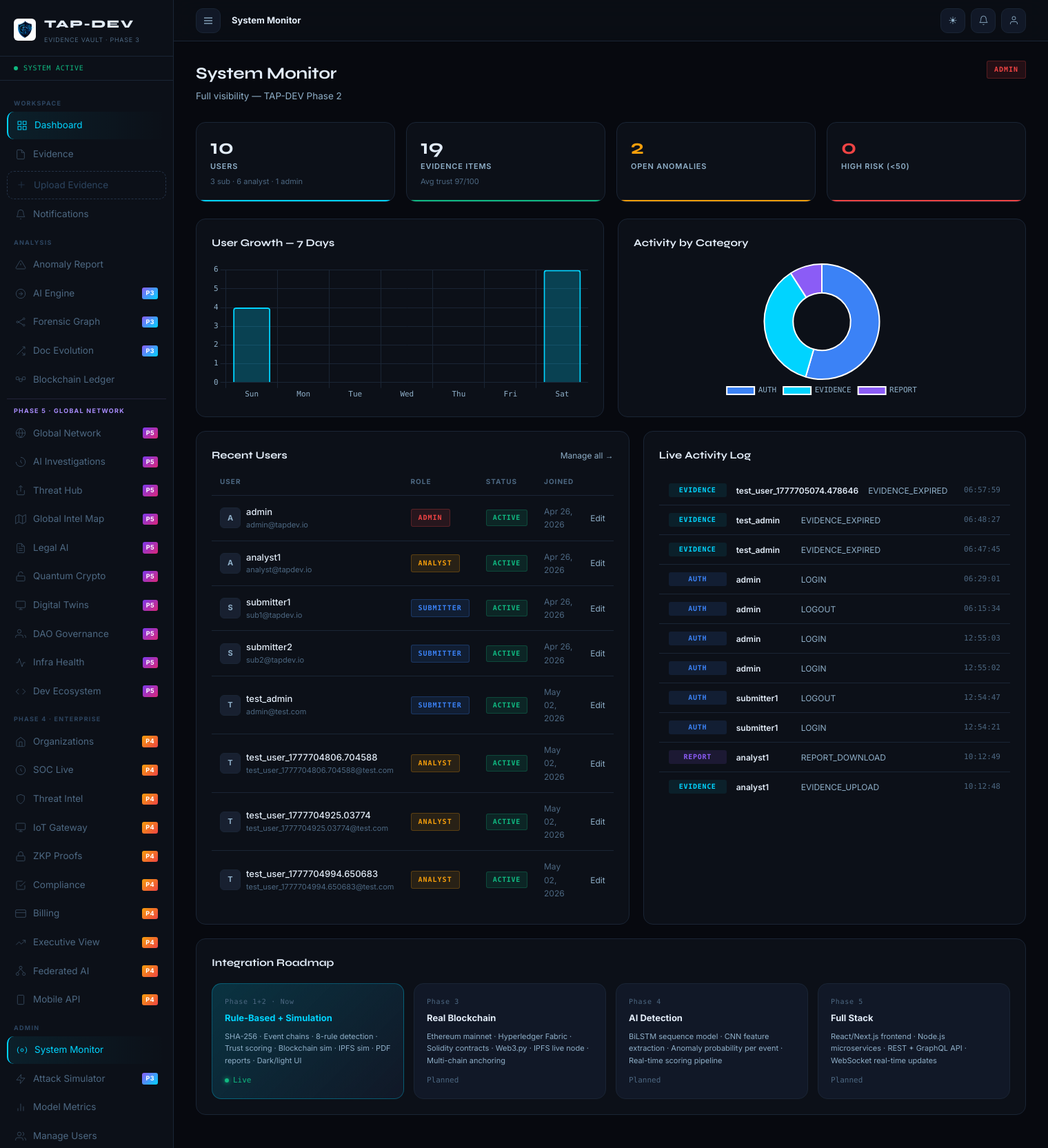
/dashboard/admin/ (signed in), run on the app's committed database.
### apps/users/models.py (models this page shows, shortened)
class UserProfile(models.Model):
    ROLE_CHOICES = [
        ('SUBMITTER', 'Submitter'),
        ('ANALYST',   'Analyst'),
        ('ADMIN',     'Admin'),
    ]
    THEME_CHOICES = [('dark','Dark'),('light','Light'),('auto','Auto')]
    user            = models.OneToOneField(User, on_delete=models.CASCADE, related_name='profile')
    role            = models.CharField(max_length=20, choices=ROLE_CHOICES, default='SUBMITTER')
    department      = models.CharField(max_length=100, blank=True)
    organization    = models.CharField(max_length=150, blank=True)
    phone           = models.CharField(max_length=30, blank=True)
    bio             = models.TextField(blank=True)
    profile_image   = models.ImageField(upload_to=profile_image_path, null=True, blank=True)
    theme           = models.CharField(max_length=10, choices=THEME_CHOICES, default='dark')
    is_approved     = models.BooleanField(default=True)
    two_fa_enabled  = models.BooleanField(default=False)
    email_notifs    = models.BooleanField(default=True)
    created_at      = models.DateTimeField(auto_now_add=True)
    last_seen       = models.DateTimeField(null=True, blank=True)
    class Meta:
        db_table = 'tap_user_profiles'
    def get_avatar_initials(self):
        fn = self.user.first_name[:1] if self.user.first_name else ''
        ln = self.user.last_name[:1]  if self.user.last_name  else ''
        return (fn + ln).upper() or self.user.username[:2].upper()

class ActivityLog(models.Model):
    CATEGORY_CHOICES = [
        ('AUTH',      'Authentication'),
        ('EVIDENCE',  'Evidence'),
        ('ADMIN',     'Admin'),
        ('PROFILE',   'Profile'),
        ('REPORT',    'Report'),
        ('BLOCKCHAIN','Blockchain'),
        ('SYSTEM',    'System'),
    ]
    user       = models.ForeignKey(User, on_delete=models.SET_NULL, null=True, related_name='activity_logs')
    action     = models.CharField(max_length=100)
    category   = models.CharField(max_length=20, choices=CATEGORY_CHOICES, default='SYSTEM')
    detail     = models.TextField(blank=True)
    ip_address = models.GenericIPAddressField(null=True, blank=True)
    timestamp  = models.DateTimeField(auto_now_add=True)
    metadata   = models.JSONField(default=dict, blank=True)
    class Meta:
        db_table = 'tap_activity_logs'
        ordering = ['-timestamp']

### apps/users/dashboard_views.py (the view)
        @login_required
        def wrapper(request, *args, **kwargs):
            if not hasattr(request.user, 'profile') or request.user.profile.role not in roles:
                messages.error(request, 'Access denied.')
                return redirect('dashboard:home')
            return view_func(request, *args, **kwargs)

### apps/notifications/context_processors.py (called while the page is built)
def notifications_ctx(request):
    if request.user.is_authenticated:
        count = request.user.notifications.filter(is_read=False).count()
        return {'unread_notifications': count}
    return {'unread_notifications': 0}

### apps/users/dashboard_views.py (called while the page is built)
def require_role(*roles):
    def decorator(view_func):
        @login_required
        def wrapper(request, *args, **kwargs):
            if not hasattr(request.user, 'profile') or request.user.profile.role not in roles:
                messages.error(request, 'Access denied.')
                return redirect('dashboard:home')
            return view_func(request, *args, **kwargs)
        return wrapper
    return decorator

### templates/dashboard/admin.html (shortened to what this page needs)
{% extends 'base.html' %}
{% block nav_dash %}active{% endblock %}
{% block breadcrumb %}<strong>System Monitor</strong>{% endblock %}
{% block content %}
<div class="page-header">
  <div><h1 class="page-title">System Monitor</h1><p class="page-sub">Full visibility — TAP-DEV Phase 2</p></div>
  <span class="role-badge role-admin">ADMIN</span>
</div>
<div class="stats-grid">
  <div class="stat-card accent-border"><div class="stat-num">{{ stats.users }}</div><div class="stat-label">Users</div><div class="stat-sub">{{ stats.submitters }} sub · {{ stats.analysts }} analyst · {{ stats.admins }} admin</div></div>
  <div class="stat-card green-border"><div class="stat-num">{{ stats.evidences }}</div><div class="stat-label">Evidence Items</div><div class="stat-sub">Avg trust {{ stats.avg_trust|floatformat:0 }}/100</div></div>
  <div class="stat-card {% if stats.anomalies > 0 %}amber-border{% endif %}"><div class="stat-num" style="{% if stats.anomalies > 0 %}color:var(--amber){% endif %}">{{ stats.anomalies }}</div><div class="stat-label">Open Anomalies</div></div>
  <div class="stat-card red-border"><div class="stat-num" style="color:var(--red)">{{ stats.high_risk }}</div><div class="stat-label">High Risk (&lt;50)</div></div>
</div>
<div class="two-col">
  <div class="card">
    <div class="card-head"><h2 class="card-title">User Growth — 7 Days</h2></div>
    <div class="chart-wrap"><canvas id="userTrendChart"></canvas></div>
  </div>
  <div class="card">
    <div class="card-head"><h2 class="card-title">Activity by Category</h2></div>
    <div class="chart-wrap"><canvas id="catChart"></canvas></div>
  </div>
</div>
<div class="two-col">
  <div class="card">
    <div class="card-head"><h2 class="card-title">Recent Users</h2><a href="{% url 'dashboard:user_list' %}" class="card-link">Manage all →</a></div>
    <table class="data-table">
      <thead><tr><th>User</th><th>Role</th><th>Status</th><th>Joined</th><th></th></tr></thead>
      <tbody>{% for u in users %}
        <tr>
          <td><div class="user-cell"><div class="user-avatar-sm">{{ u.username|slice:":1"|upper }}</div><div><div style="font-weight:500;font-size:13px;">{{ u.username }}</div><div style="font-size:11px;color:var(--text-3);">{{ u.email|default:"—" }}</div></div></div></td>
          <td><span class="role-badge role-{{ u.profile.role|lower }}">{{ u.profile.role }}</span></td>
          <td>{% if u.is_active %}<span class="status-badge status-verified">Active</span>{% else %}<span class="status-badge status-flagged">Inactive</span>{% endif %}</td>
          <td style="color:var(--text-3);font-size:12px;">{{ u.date_joined|date:"M d, Y" }}</td>
          <td><a href="{% url 'dashboard:user_edit' u.pk %}" class="table-link">Edit</a></td>
        </tr>
      {% endfor %}</tbody>
    </table>
  </div>
  <div class="card">
    <div class="card-head"><h2 class="card-title">Live Activity Log</h2></div>
    <div>{% for log in activities %}
      <div class="audit-row">
        <span class="audit-cat cat-{{ log.category|lower }}">{{ log.category }}</span>
        <span style="font-weight:600;font-size:12px;min-width:80px;flex-shrink:0;">{{ log.user.username|default:"sys" }}</span>
        <span style="flex:1;font-size:12px;color:var(--text-2);">{{ log.action }}</span>
        <span style="font-family:var(--font-mono);font-size:11px;color:var(--text-3);flex-shrink:0;">{{ log.timestamp|date:"H:i:s" }}</span>
      </div>{% empty %}
      <div class="empty-state"><p>No activity yet.</p></div>{% endfor %}
    </div>
  </div>
</div>
<div class="card">
  <div class="card-head"><h2 class="card-title">Integration Roadmap</h2></div>
  <div class="roadmap-grid">
    <div class="roadmap-item roadmap-active"><div class="roadmap-phase">Phase 1+2 · Now</div><div class="roadmap-name">Rule-Based + Simulation</div><div class="roadmap-desc">SHA-256 · Event chains · 8-rule detection · Trust scoring · Blockchain sim · IPFS sim · PDF reports · Dark/light UI</div><div class="roadmap-status"><span class="active-dot"></span>Live</div></div>
    <div class="roadmap-item"><div class="roadmap-phase">Phase 3</div><div class="roadmap-name">Real Blockchain</div><div class="roadmap-desc">Ethereum mainnet · Hyperledger Fabric · Solidity contracts · Web3.py · IPFS live node · Multi-chain anchoring</div><div class="roadmap-status">Planned</div></div>
    <div class="roadmap-item"><div class="roadmap-phase">Phase 4</div><div class="roadmap-name">AI Detection</div><div class="roadmap-desc">BiLSTM sequence model · CNN feature extraction · Anomaly probability per event · Real-time scoring pipeline</div><div class="roadmap-status">Planned</div></div>
    <div class="roadmap-item"><div class="roadmap-phase">Phase 5</div><div class="roadmap-name">Full Stack</div><div class="roadmap-desc">React/Next.js frontend · Node.js microservices · REST + GraphQL API · WebSocket real-time updates</div><div class="roadmap-status">Planned</div></div>
  </div>
</div>
{% endblock %}
{% block extra_js %}
<script>
const userTrend = {{ user_trend_json|safe }};
const catData   = {{ cat_data_json|safe }};
const catColors = {AUTH:'#3b82f6',EVIDENCE:'#00d4ff',ADMIN:'#ef4444',PROFILE:'#10b981',REPORT:'#8b5cf6',BLOCKCHAIN:'#f59e0b',SYSTEM:'#4d6882'};
document.addEventListener('DOMContentLoaded', () => {
  initCharts([
    {id:'userTrendChart',type:'bar',labels:userTrend.map(d=>d.day),datasets:[{label:'New Users',data:userTrend.map(d=>d.count),backgroundColor:'rgba(0,212,255,0.25)',borderColor:'#00d4ff',borderRadius:4}]},
    {id:'catChart',type:'doughnut',labels:catData.map(d=>d.category),datasets:[{data:catData.map(d=>d.c),backgroundColor:catData.map(d=>catColors[d.category]||'#4d6882'),borderWidth:0}],options:{plugins:{legend:{display:true,position:'bottom'}}}}
  ]);
});
</script>
{% endblock %}

### data on the page
ActivityLog: category "EVIDENCE", user.username "test_user_1777705074.478646", action "EVIDENCE_EXPIRED", timestamp "06:57:59"
ActivityLog: category "EVIDENCE", user.username "test_admin", action "EVIDENCE_EXPIRED", timestamp "06:48:27"
ActivityLog: category "EVIDENCE", user.username "test_admin", action "EVIDENCE_EXPIRED", timestamp "06:47:45"
ActivityLog: category "AUTH", user.username "admin", action "LOGIN", timestamp "06:29:01"
ActivityLog: category "AUTH", user.username "admin", action "LOGOUT", timestamp "06:15:34"
ActivityLog: category "AUTH", user.username "admin", action "LOGIN", timestamp "12:55:03"
ActivityLog: category "AUTH", user.username "admin", action "LOGIN", timestamp "12:55:02"
ActivityLog: category "AUTH", user.username "submitter1", action "LOGOUT", timestamp "12:54:47"
ActivityLog: category "AUTH", user.username "submitter1", action "LOGIN", timestamp "12:54:21"
ActivityLog: category "REPORT", user.username "analyst1", action "REPORT_DOWNLOAD", timestamp "10:12:49"
ActivityLog: category "EVIDENCE", user.username "analyst1", action "EVIDENCE_UPLOAD", timestamp "10:12:48"

### other printed values
{{ stats.users }} "10"
{{ stats.submitters }} "3"
{{ stats.analysts }} "6"
{{ stats.admins }} "1"
{{ stats.evidences }} "19"
{{ stats.avg_trust|floatformat:0 }} "97"
{{ stats.anomalies }} "2"
{{ stats.high_risk }} "0"
{{ u.username|slice:":1"|upper }} "A"
{{ u.username }} "admin"
{{ u.email|default:"—" }} "admin@tapdev.io"
{{ u.profile.role }} "ADMIN"
{{ u.date_joined|date:"M d, Y" }} "Apr 26, 2026"
{{ u.username }} "analyst1"
{{ u.email|default:"—" }} "analyst@tapdev.io"
